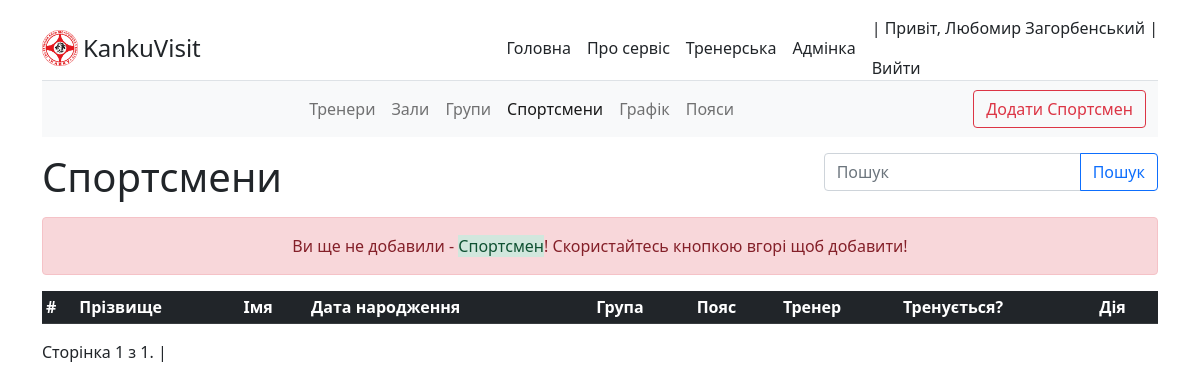
/visit/sportsman/ (signed in), run on an earlier commit of the app's database.
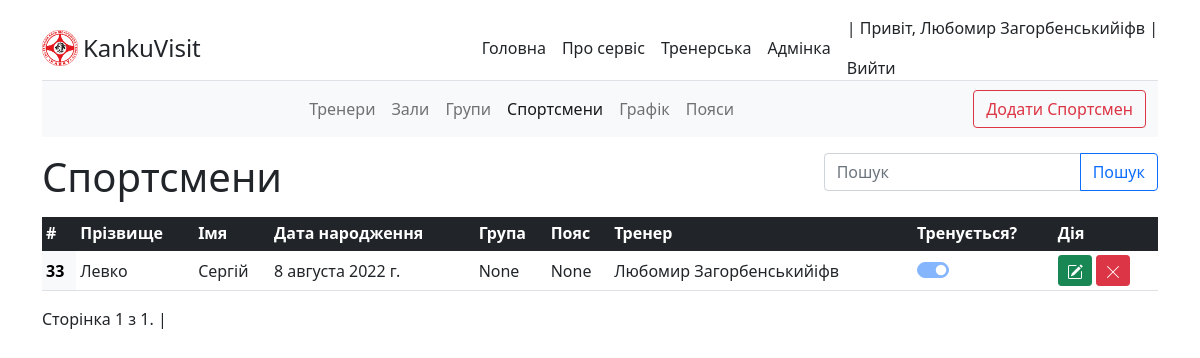
And on a later commit of the database.
### coach/models.py (models this page shows, shortened)
class Coach(AbstractUser):
    surname = models.CharField('По батькові', max_length=20, blank=True)
    dateBirth = models.DateField(
        'Дата народження', default='2000-09-12', blank=True)
    telephone = models.IntegerField(
        'Номер телефону', default='380671111111', blank=True)
    telephone2 = models.IntegerField('Номер телефону 2', blank=True, null=True)
    belts = models.ForeignKey(Belt,
                              on_delete=models.SET_NULL,
                              blank=True,
                              null=True)
    information = models.TextField('Інформація про тренера', blank=True)
    slug = models.SlugField(max_length=255, unique=True,
                            db_index=True, verbose_name='URL')
    def __str__(self):
        return self.first_name + " " + self.last_name
    class Meta:
        verbose_name = 'Тренер'
        verbose_name_plural = 'Тренери'
        ordering = ['-is_active', 'last_name']

### sportsman/models.py (models this page shows, shortened)
class Sportsman(models.Model):
    first_name = models.CharField('Імя', max_length=20)
    surname = models.CharField('По батькові', max_length=20, blank=True)
    last_name = models.CharField('Прізвище', max_length=25)
    dateBirth = models.DateField('Дата народження', blank=True, null=True)
    belts = models.ForeignKey(Belt,
                              on_delete=models.SET_NULL,
                              blank=True,
                              null=True)
    coach = models.ForeignKey(Coach,
                              on_delete=models.SET_NULL,
                              blank=True,
                              null=True)
    group = models.ForeignKey(Group,
                              on_delete=models.SET_NULL,
                              blank=True,
                              null=True)
    is_active = models.BooleanField('Тренується?', default=True)
    slug = models.SlugField(max_length=255, unique=True,
                            db_index=True, verbose_name='URL')
    class Meta:
        verbose_name = 'Спортсмен'
        verbose_name_plural = 'Спортсмени'
        ordering = ['-is_active', 'coach', 'last_name']

### sportsman/views.py (the view, shortened to what this page needs)
# urls.py: path('', views.SportsmanView.as_view(), name='sportsman'),
class SportsmanView(LoginRequiredMixin, CustomSuccessMessageMixin, CreateView, ListView):
    model = Sportsman
    form_class = SportsmanAddForm
    template_name = 'sportsman/visit/sportsman.html'
    success_msg = Sportsman._meta.verbose_name + 'а - добавлено успішно!'
    success_url = reverse_lazy('sportsman')
    context_object_name = 'data'
    paginate_by = 25  # if pagination is desired
    def get_context_data(self, **kwargs):
        context = super().get_context_data(**kwargs)
        context['fields'] = Sportsman._meta.fields
        context['table'] = Sportsman._meta.app_label
        context['activeSportsman'] = 'active'
        context['title'] = Sportsman._meta.verbose_name
        context['titles'] = Sportsman._meta.verbose_name_plural
        search = self.request.GET.get('search')
        query = self.request.GET.get('query')
        if search == 'name' and query:
            sportsman = Sportsman.objects.filter(
                Q(first_name__startswith=query, coach_id=self.request.user.id) | Q(last_name__startswith=query, coach_id=self.request.user.id))
            context['data'] = sportsman
        return context
    def get_queryset(self):
        return Sportsman.objects.filter(Q(coach=self.request.user) | Q(coach_id=None))
    def get_form_kwargs(self):
        kwargs = super(SportsmanView, self).get_form_kwargs()
        kwargs.update({'user_id': self.request.user.id})
        return kwargs

### sportsman/templates/sportsman/visit/sportsman.html (shortened to what this page needs)
{% extends 'main/visit/templates/baseVisit.html' %}
{% block headerTable %}
<th scope="col">#</th>
<th scope="col">Прізвище</th>
<th scope="col">Імя</th>
<th scope="col">Дата народження</th>
<th scope="col">Група</th>
<th scope="col">Пояс</th>
<th scope="col">Тренер</th>
<th scope="col">Тренується?</th>
{% endblock headerTable %}
{% block table %}
<th class="table-light" scope="row">{{one.id}}</th>
<td><a href="{% url 'sportsman-edit' one.slug %}">{{one.last_name}}</a></td>
<td><a href="{% url 'sportsman-edit' one.slug %}">{{one.first_name}}</a></td>
<td>{{one.dateBirth}}</td>
<td>{% if one.group != none %}<a href="{% url 'group-edit' one.group.slug %}">{{one.group}}</a>
  {% else %} {{one.group}} {%endif%}</td>
<td>{% if one.belts != none %}<a href="{% url 'belt-edit' one.belts.slug %}">{{one.belts}}</a>
  {% else %}{{one.belts}}{% endif %}</td>
<td>{% if one.coach != none %}<a href="{% url 'coach-edit' one.coach.slug %}">{{one.coach}}</a>
  {% else %}{{one.coach}}{% endif %}</td>
<td>
  <div class="form-check form-switch">
    <input class="form-check-input" type="checkbox" id="flexSwitchCheckChecked" disabled {% if one.is_active == True %}
      checked {% endif %}>
  </div>
</td>
{% endblock table %}
{% block urledit %}
{% url 'sportsman-edit' one.slug %}
{% endblock %}

### main/templates/main/visit/templates/baseVisit.html (shortened to what this page needs)
{% extends 'main/base.html' %}
{% block navigation %}
<nav class="navbar navbar-expand-sm navbar-light bg-light mb-3 sticky-top" aria-label="Third navbar example">
  <div class="container-fluid" bis_skin_checked="1">
    <div class="collapse navbar-collapse justify-content-center" id="navbarsExample03" bis_skin_checked="1">
      <ul class="navbar-nav">
        <li class="nav-item">
          <a class="nav-link {{ activeCoach }}" href="{% url 'coach' %}">Тренери</a>
        </li>
        <li class="nav-item">
          <a class="nav-link {{ activeSchool }}" href="{% url 'school' %}">Зали</a>
        </li>
        <li class="nav-item">
          <a class="nav-link {{ activeGroup }}" href="{% url 'group' %}">Групи</a>
        </li>
        <li class="nav-item">
          <a class="nav-link {{ activeSportsman }}" href="{% url 'sportsman' %}">Спортсмени</a>
        </li>
        <li class="nav-item">
          <a class="nav-link {{ activeTimetable }}" href="{% url 'timetable' %}">Графік</a>
        </li>
        <li class="nav-item">
          <a class="nav-link {{ activeBelt }}" href="{% url 'belt' %}">Пояси</a>
        </li>
      </ul>
    </div>
    {% if title %}
    <button type="button" class="btn btn-outline-danger d-none d-sm-block" data-bs-toggle="modal"
      data-bs-target="#modalAdd">
      Додати {{ title }}
    </button>
    {% endif %}
  </div>
</nav>
{% endblock navigation %}
{%block content%}
<div class="d-flex justify-content-between mb-2">
  <h1 class="">{{ titles }}</h1>
{% if activeSportsman %}
<form class='mr-2' method='get'>
 <div class="input-group">
  <input type='text' class='form-control' name='query' placeholder="Пошук"/>
  <button type="submit" class="btn btn-outline-primary">Пошук</button>
</div>
</form>
{% endif %}
</div>
<div class="table-responsive">
  <table class="table table-hover table-sm">
    <thead class="table-dark">
      <tr>
        {% block headerTable %}{% endblock headerTable %}
        <th scope="col">Дія</th>
      </tr>
    </thead>
    <tbody>
      {% if data %}
      {% for one in data %}
      <tr {% if one.slug == request.GET.slug %}class="table-active align-middle" {% endif %} class='align-middle'>
        {% block table %}{% endblock table %}
        <td>
          <div class="d-flex">
            <a href="{% block urledit %}{% endblock %}" class="upgr btn btn-success btn-sm me-1" tabindex="-1"
              role="button" aria-disabled="true">
            </a>
            <a href="javascript:void()" onclick='delete_question{{one.id}}()' class="btn btn-danger btn-sm"
              tabindex="-1" role="button" aria-disabled="true">
            </a>
          </div>
        </td>
      </tr>
      {% endfor %}
      {%else%}
      <div class='alert alert-danger text-center'>Ви ще не добавили - <span class='alert-success'>{{ title }}</span>!
        Скористайтесь кнопкою вгорі щоб добавити!</div>
      {% endif %}
    </tbody>
  </table>
  <div class="pagination">
    <span class="step-links">
      <span class="current">
        Сторінка {{ page_obj.number }} з {{ page_obj.paginator.num_pages }}. |
      </span>
    </span>
  </div>
</div>
{% endblock content%}

### main/templates/main/base.html (shortened to what this page needs)
{% load static %}
<!DOCTYPE html>
<html lang="ru">
<head>
  <link rel="stylesheet" href="https://cdn.jsdelivr.net/npm/bootstrap@5.1.3/dist/css/bootstrap.min.css"
 />
  <link rel="stylesheet" href="https://cdn.jsdelivr.net/npm/bootstrap-icons@1.8.0/font/bootstrap-icons.css">
  <link type="text/css" rel="stylesheet" href="{% static 'main/css/style.css' %}">
</head>
<body>
  <div class="container py-3">
    <div class="d-flex flex-column flex-md-row align-items-center border-bottom" bis_skin_checked="1">
      <a href="{% url 'home' %}" class="d-flex align-items-center text-dark text-decoration-none logo">
        <img height="36" src="{% static 'main/images/kanku250.png' %}" alt="Логотип">
        <span class="fs-4">KankuVisit</span>
      </a>
      <nav class="d-inline-flex mt-2 mt-md-0 ms-md-auto">
        <a class="me-3 py-2 text-dark text-decoration-none" href="{% url 'home' %}">Головна</a>
        <a class="me-3 py-2 text-dark text-decoration-none" href="{% url 'about' %}">Про сервіс</a>
        {% if user.is_authenticated %}
        <a class="me-3 py-2 text-dark text-decoration-none" href="{% url 'visit' %}">Тренерська</a>
        <a class="me-3 py-2 text-dark text-decoration-none" href="admin">Адмінка</a>
        {% else %}
        <a class="me-3 py-2 text-dark text-decoration-none" href="{% url 'login' %}">Увійти</a>
        <a class="me-3 py-2 text-dark text-decoration-none" href="{% url 'register' %}">Зареєструватись</a>
        {% endif %}
      </nav>
      {% if user.is_authenticated %}
      <div>
        <p>| Привіт, {%if user.first_name%} {{user.first_name}} {{user.last_name}}{%else%}{{user.username}}{%endif%} |
        </p>
        <a class="me-3 py-2 text-dark text-decoration-none" href="{% url 'logout' %}">Вийти</a>
      </div>
      {% endif %}
    </div>
    {% block navigation %}
    {% endblock navigation %}
    {% block content %}
    {% endblock content %}
  </div>
</body>
</html>

What changed in the data, as far as the page shows it:
changed Coach "Любомир": last_name "Загорбенський" → "Загорбенськийіфв"
added Sportsman: id "33", last_name "Левко", first_name "Сергій", dateBirth "8 августа 2022 г.", group "None", belts "None", coach "Любомир Загорбенськийіфв", is_active "☑"
Also different on the page:
{{ title }}: "Спортсмен" → (not shown)
text no longer shown: "Ви ще не добавили - ! Скористайтесь кнопкою вгорі щоб добавити!"
